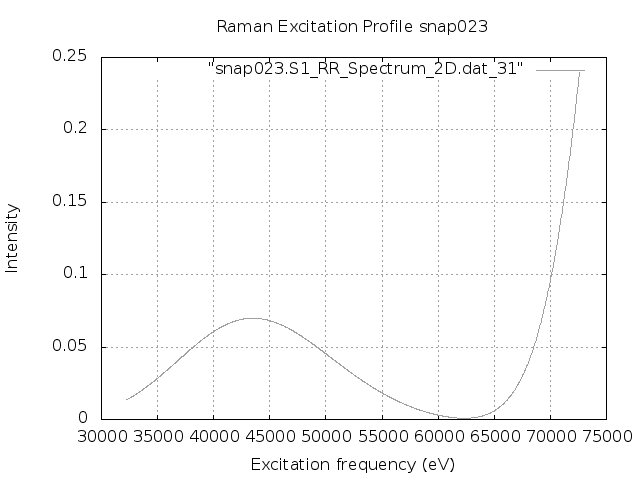

Source code (gnuplot):
set terminal png
set output "snap023.S1.REP_frozen.png"
set xlabel 'Excitation frequency (eV)'
set ylabel 'Intensity'
set title "Raman Excitation Profile snap023"
set grid
set autoscale
plot "snap023.S1_RR_Spectrum_2D.dat_31" with lines lc "blue"
exit
